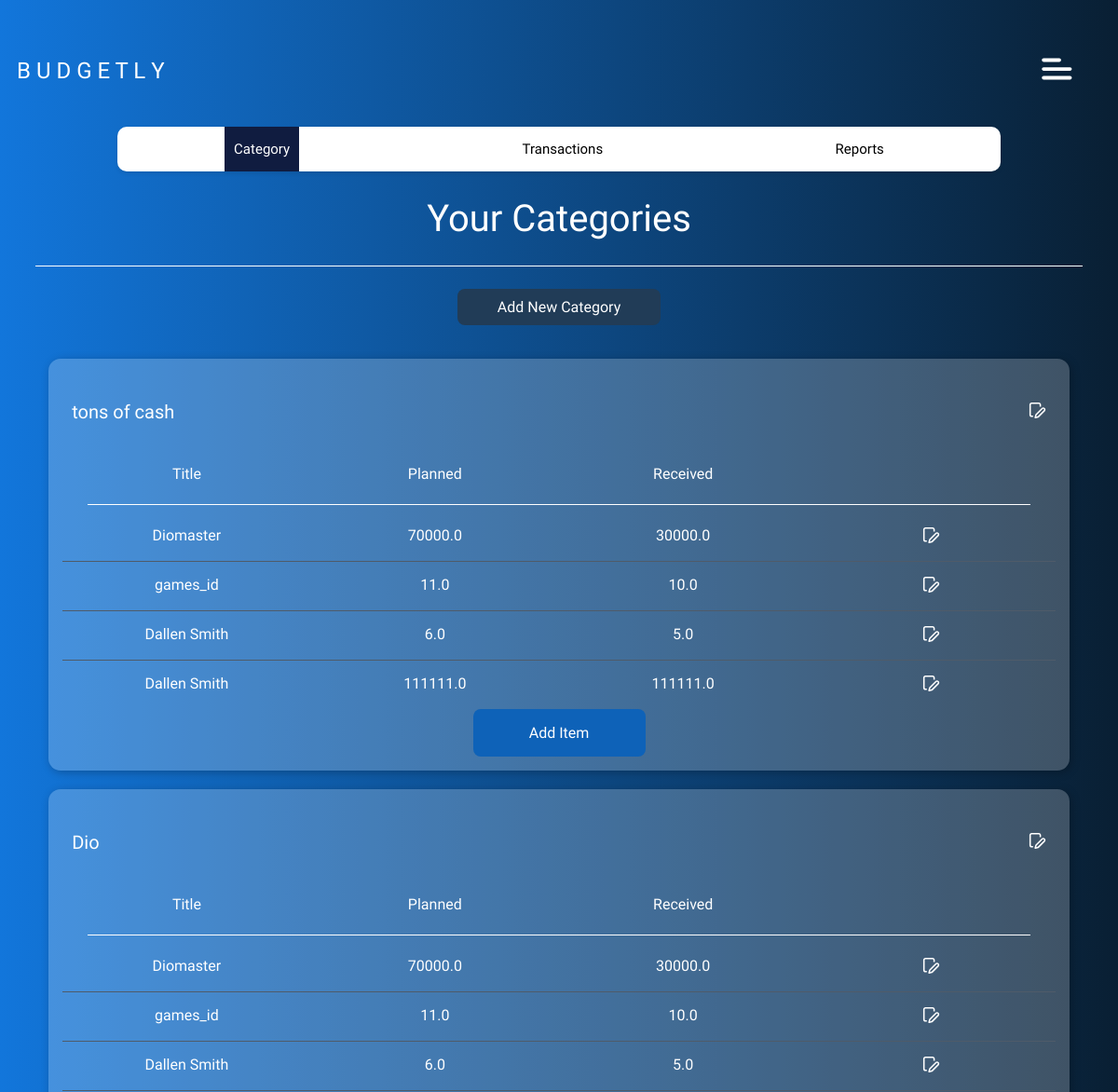
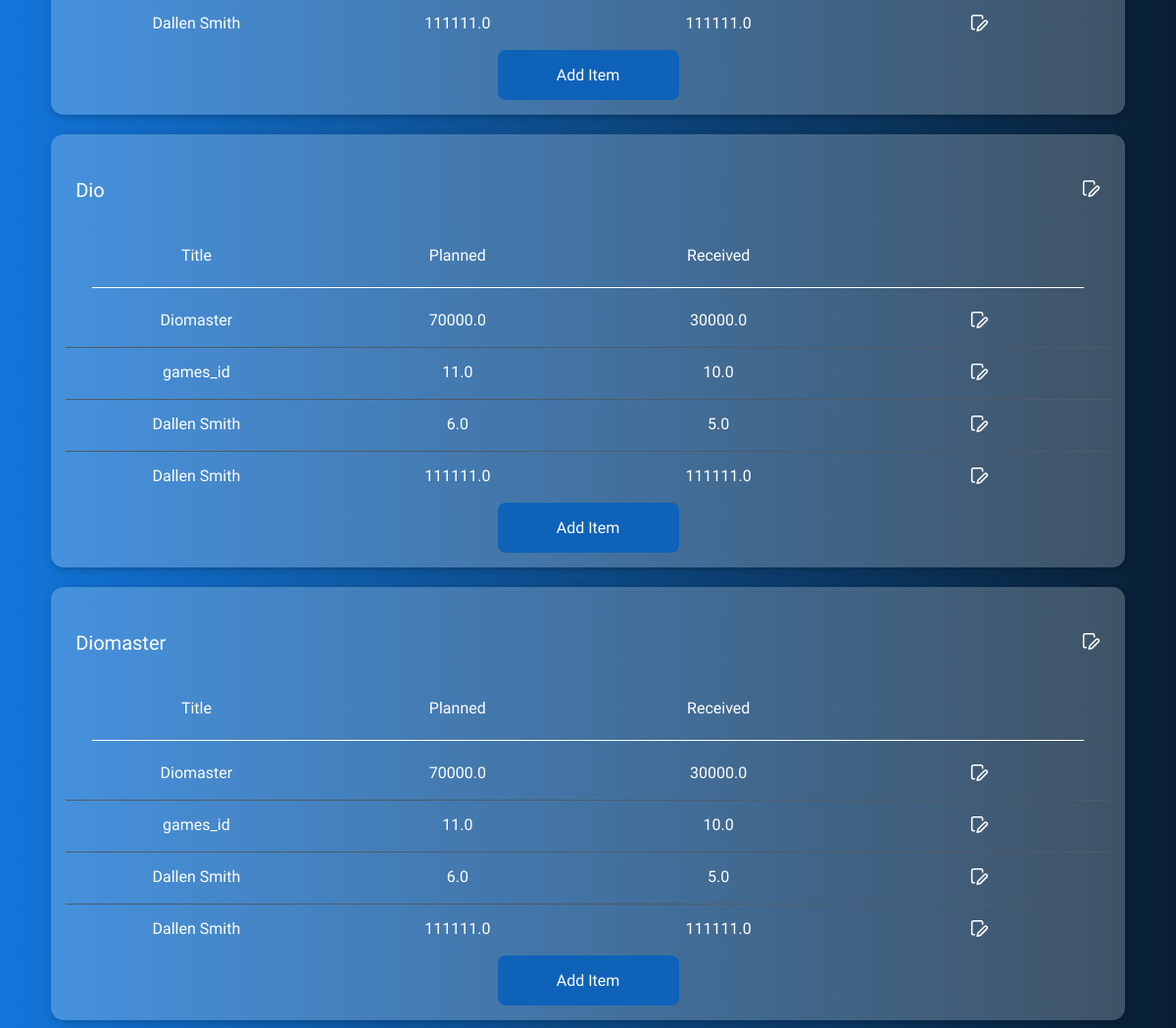
/budget/category/, run on an earlier commit of the app's database (2 pictures, top to bottom).
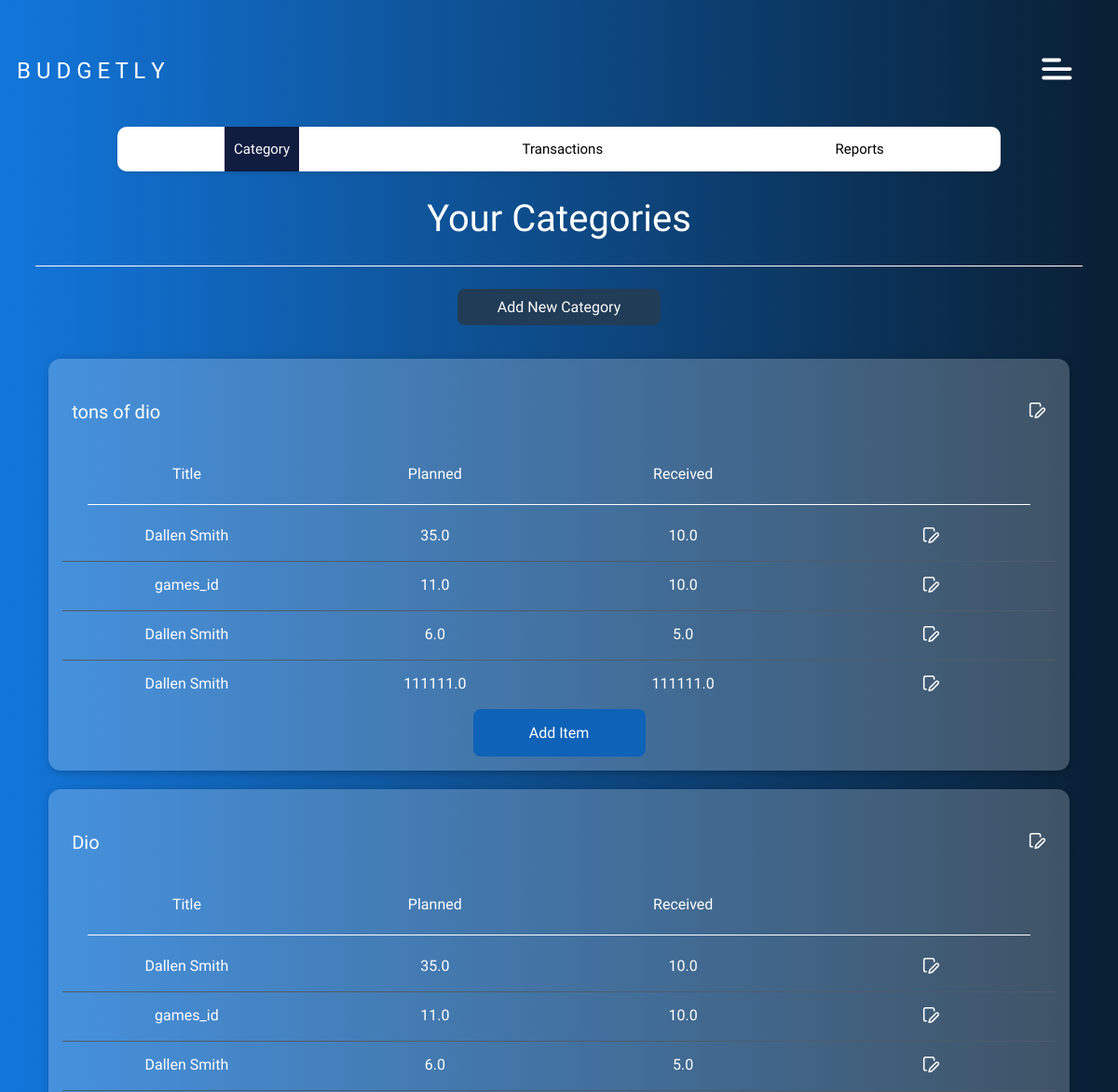
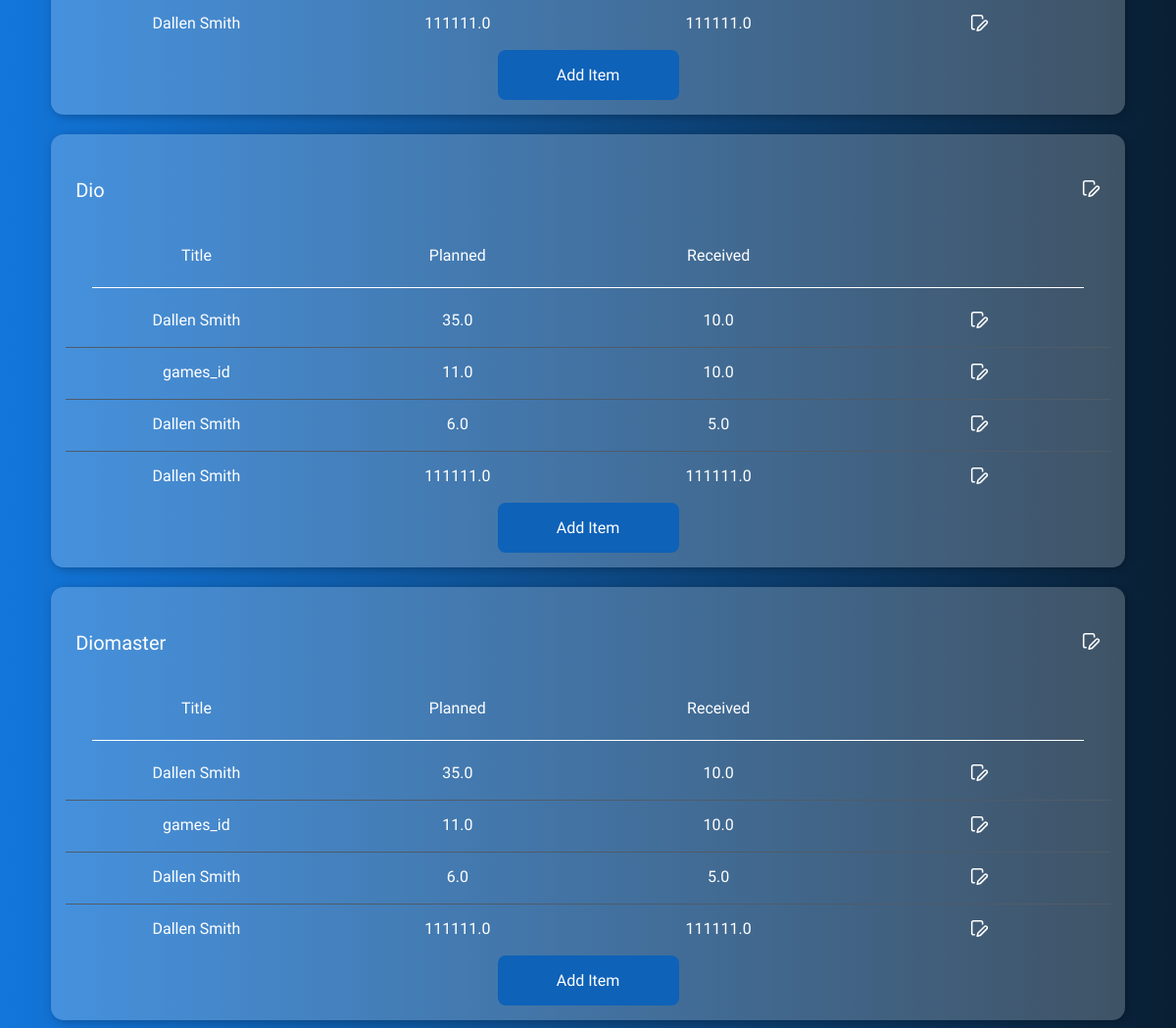
And on a later commit of the database (2 pictures, top to bottom).
### expenses/models.py (models this page shows, shortened)
class Category(models.Model):
    name = models.CharField(max_length=100)

class Item(models.Model):
    name = models.CharField(max_length=100)
    category = models.ForeignKey('Category', on_delete=models.CASCADE)
    planned = models.FloatField(max_length=15)
    received = models.FloatField(max_length=15)

### expenses/views.py (the view)
# urls.py: path('budget/category/', category_view, name='category'),
def category_view(request):
    categories = Category.objects.filter()
    items = Item.objects.filter()
    return render(request, 'budget/category.html', {'categories': categories, 'items': items})

### expenses/templates/budget/category.html
{% extends "../base/base.html" %}
{% load static %}
{% block template %}
{% include "../base/navbar.html" %}
<h1 class="page-header-title">Your Categories</h1>
<hr class="category-horizontal-rule">
<div class="new-category-button-container">
    <a class="new-category-button-link" href="{% url 'expenses:add_category' %}">
        <p class="new-category-button">Add New Category</p>
    </a>
</div>
{% for category in categories %}
<div class="category-card-container">
    <div class="category-card-top-section">
        <p class="category-card-title-text">{{ category.name }}</p>
        <a href="{% url 'expenses:edit_category' category_id=category.id %}">
            <img src="{% static 'expenses/images/edit.svg' %}">
        </a>
    </div>
    <div class="category-card-table-info">
        <div class="transactions-table category-table-container">
            <div class="transactions-table-header">
                <div class="table-cell">Title</div>
                <div class="table-cell">Planned</div>
                <div class="table-cell">Received</div>
            </div>
            <hr class="horizontal-rule">
            {% for i in items %}
            <div class="transaction-row">
                <div class="table-cell">{{i.name}}</div>
                <div class="table-cell">{{i.planned}}</div>
                <div class="table-cell">{{i.received}}</div>
                <div class="table-cell">
                    <a href="{% url 'expenses:edit_item' item_id=i.id %}">
                        <img src="{% static 'expenses/images/edit.svg' %}">
                    </a>
                </div>
            </div>
            {% endfor %}
        </div>
    </div>
    <div class="category-card-bottom-section">
        <div class="category-add-item-button-container">
            <a href="{% url 'expenses:add_item' %}" class="category-add-item-button-link">
                <p class="category-add-item-button-text">Add Item</p>
            </a>
        </div>
    </div>
</div>
{% endfor %}
{% endblock %}

What changed in the data, as far as the page shows it:
changed Category: name "tons of cash" → "tons of dio"
changed Item (number 1 of 4 on the later page): name "Diomaster" → "Dallen Smith"; planned "70000.0" → "35.0"; received "30000.0" → "10.0"
